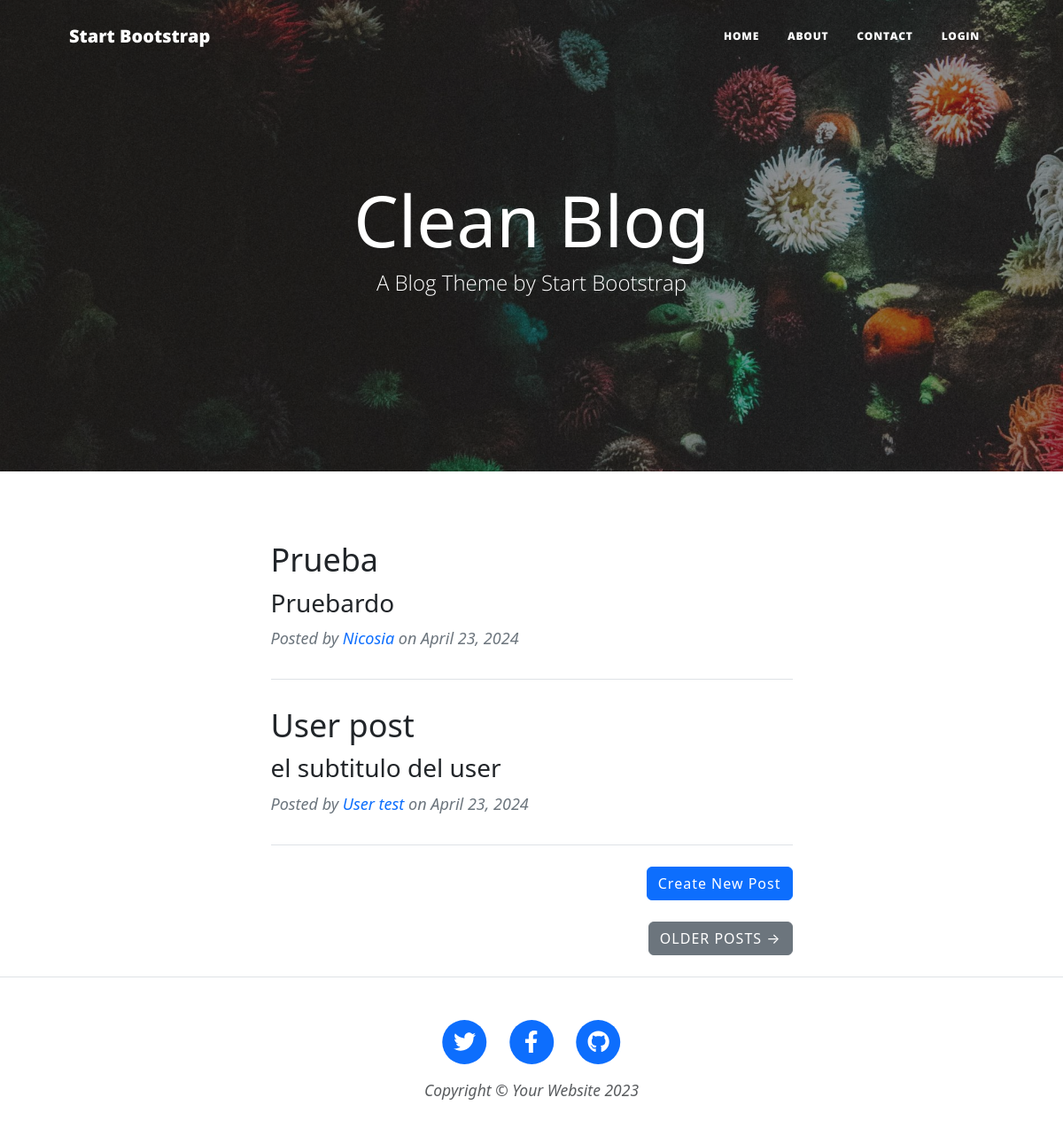
The page / on the database its author committed.
### main.py (models this page shows)
class BlogPost(db.Model):
    __tablename__ = "blog_posts"
    id: Mapped[int] = mapped_column(Integer, primary_key=True)
    author_id: Mapped[int] = mapped_column(Integer, db.ForeignKey("users.id"))
    author = relationship("User", back_populates="posts")
    title: Mapped[str] = mapped_column(String(250), unique=True, nullable=False)
    subtitle: Mapped[str] = mapped_column(String(250), nullable=False)
    date: Mapped[str] = mapped_column(String(250), nullable=False)
    body: Mapped[str] = mapped_column(Text, nullable=False)
    img_url: Mapped[str] = mapped_column(String(250), nullable=False)
    comments = relationship("Comment", back_populates="parent_post")

class User(UserMixin, db.Model):
    __tablename__ = "users"
    id: Mapped[int] = mapped_column(Integer, primary_key=True)
    email: Mapped[str] = mapped_column(String(100), unique=True)
    password: Mapped[str] = mapped_column(String(100))
    name: Mapped[str] = mapped_column(String(100))
    biography = db.Column(db.Text)  # Campo para la biografía del usuario
    posts = relationship("BlogPost", back_populates="author")
    comments = relationship("Comment", back_populates="comment_author")

### main.py (the view)
@app.route('/')
def get_all_posts():
    result = db.session.execute(db.select(BlogPost).order_by(BlogPost.title))
    posts = result.scalars().all()
    return render_template("index.html", all_posts=posts, current_user=current_user)

### templates/index.html (shortened to what this page needs)
{% include "header.html" %}
<header
  class="masthead"
  style="background-image: url('../static/assets/img/home-bg.jpg')"
>
  <div class="container position-relative px-4 px-lg-5">
    <div class="row gx-4 gx-lg-5 justify-content-center">
      <div class="col-md-10 col-lg-8 col-xl-7">
        <div class="site-heading">
          <h1>Clean Blog</h1>
          <span class="subheading">A Blog Theme by Start Bootstrap</span>
        </div>
      </div>
    </div>
  </div>
</header>
<div class="container px-4 px-lg-5">
  <div class="row gx-4 gx-lg-5 justify-content-center">
    <div class="col-md-10 col-lg-8 col-xl-7">
      {% for post in all_posts %}
      <div class="post-preview">
        <a href="{{ url_for('show_post', post_id=post.id) }}">
          <h2 class="post-title">{{ post.title }}</h2>
          <h3 class="post-subtitle">{{ post.subtitle }}</h3>
        </a>
       <p class="post-meta">
          Posted by
          <a href="{{ url_for('see_user', user_id=post.author.id) }}">{{post.author.name}}</a>
          on {{post.date}}
        </p>
      </div>
      <hr class="my-4" />
      {% endfor %}
      <div class="d-flex justify-content-end mb-4">
        <a
          class="btn btn-primary float-right"
          href="{{ url_for('add_new_post') }}"
          >Create New Post</a
        >
      </div>
      <div class="d-flex justify-content-end mb-4">
        <a class="btn btn-secondary text-uppercase" href="#!">Older Posts →</a>
      </div>
    </div>
  </div>
</div>
{% include "footer.html" %}

### static/css/styles.css (style rules this page uses)
body { font-size: 1.25rem; }
hr { border-color: #dee2e6; opacity: 1; }
p { margin: 2rem 0; }
p a { text-decoration: underline; }
.btn { letter-spacing: 0.0625em; }
header.masthead { position: relative; margin-bottom: 3rem; padding-top: calc(8rem + 57px); padding-bottom: 8rem; background: no-repeat center center; background-color: #6c757d; background-size: cover; background-attachment: scroll; }
header.masthead:before { content: ""; position: absolute; top: 0; left: 0; right: 0; bottom: 0; background-color: #212529; opacity: 0.5; }
header.masthead .page-heading, header.masthead .post-heading, header.masthead .site-heading { color: #fff; }
header.masthead .page-heading, header.masthead .site-heading { text-align: center; }
header.masthead .page-heading h1, header.masthead .page-heading .h1, header.masthead .site-heading h1, header.masthead .site-heading .h1 { font-size: 3rem; }
header.masthead .page-heading .subheading, header.masthead .site-heading .subheading { font-size: 1.5rem; font-weight: 300; line-height: 1.1; display: block; margin-top: 0.625rem; font-family: "Open Sans", -apple-system, BlinkMacSystemFont, "Segoe UI", Roboto, "Helvetica Neue", Arial, sans-serif, "Apple Color Emoji", "Segoe UI Emoji", "Segoe UI Symbol", "Noto Color Emoji"; }
@media (min-width: 992px) { header.masthead { padding-top: 12.5rem; padding-bottom: 12.5rem; } }
@media (min-width: 992px) { header.masthead .page-heading h1, header.masthead .page-heading .h1, header.masthead .site-heading h1, header.masthead .site-heading .h1 { font-size: 5rem; } }
.post-preview > a { color: #212529; text-decoration:none; }
.post-preview > a > .post-title { font-size: 1.875rem; margin-top: 1.875rem; margin-bottom: 0.625rem; text-decoration:none; }
.post-preview > a > .post-subtitle { font-weight: 300; margin-bottom: 0.625rem; text-decoration:none; }
.post-preview > .post-meta { font-size: 1.125rem; font-style: italic; margin-top: 0; color: #6c757d; }
.post-preview > .post-meta > a { text-decoration: none; }
@media (min-width: 992px) { .post-preview > a > .post-title { font-size: 2.25rem; } }

### rows shown on the page
BlogPost: title "Prueba", subtitle "Pruebardo", author.name "Nicosia", date "April 23, 2024"
BlogPost: title "User post", subtitle "el subtitulo del user", author.name "User test", date "April 23, 2024"
